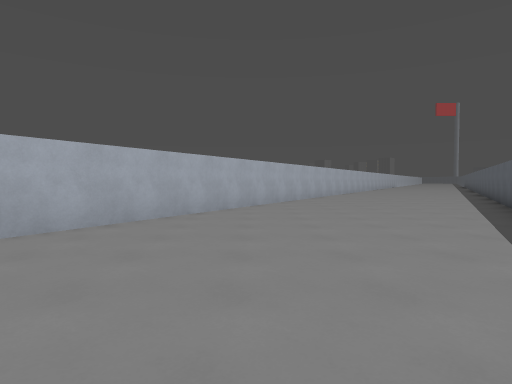
View 1 (above)

15 first-person views from a walk through a 3-D level made in the Godot game engine. The camera is 1.4 m above the floor, tilts 2° down and sees 75° across. The floor is counted in squares, 2 m on a side. Each view is taken from the middle of a square. On the plan, view 1 faces up. The plan holds only what a view shows up to about 10 squares ahead; the rest is blank. The place goes on beyond the plan. Surface patterns are stand-ins for the level's own textures.

View 2
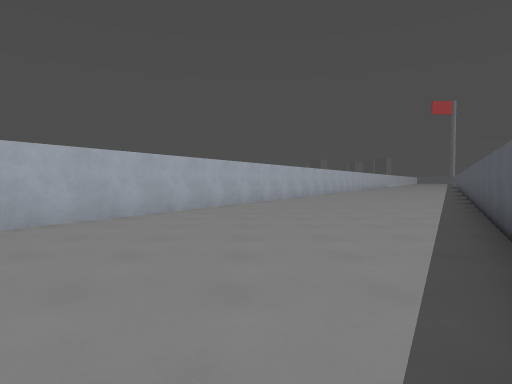

View 3
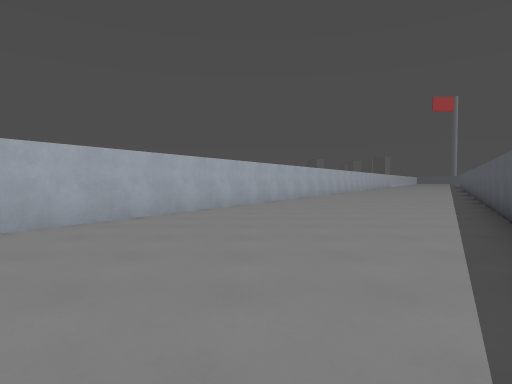

View 4
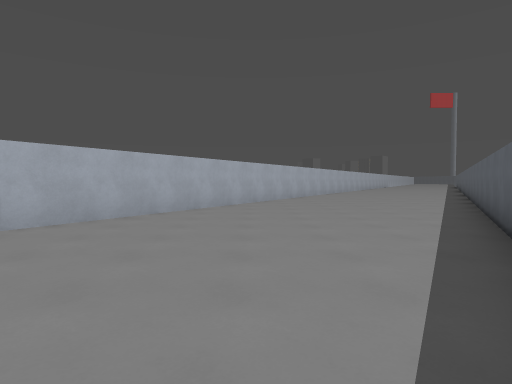

View 5
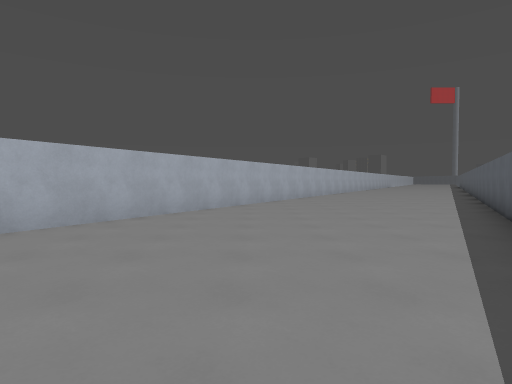

View 6
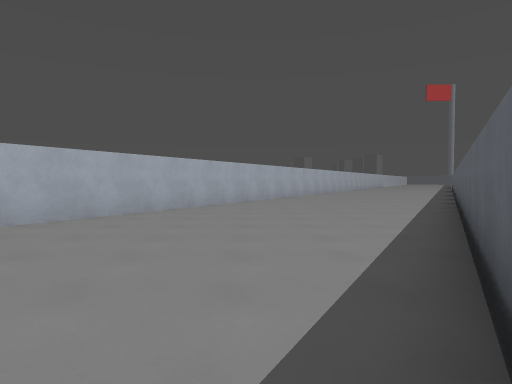

View 7
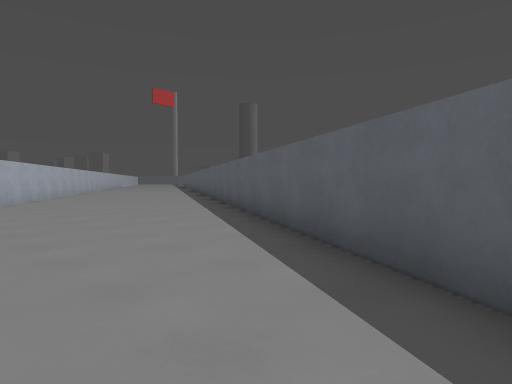

View 8
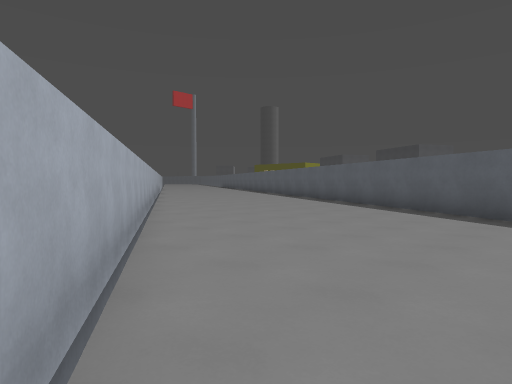

View 9
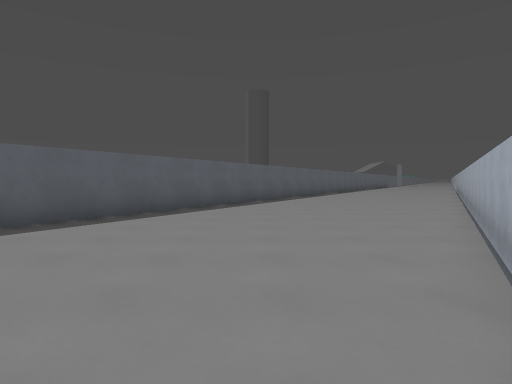

View 10
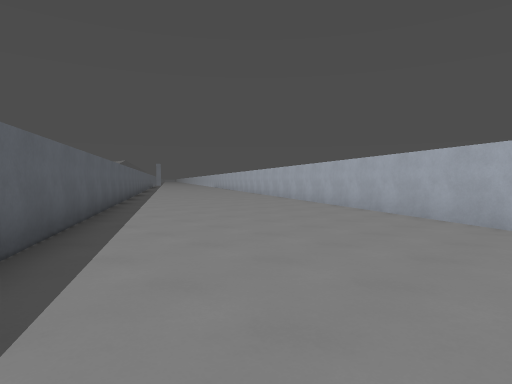

View 11
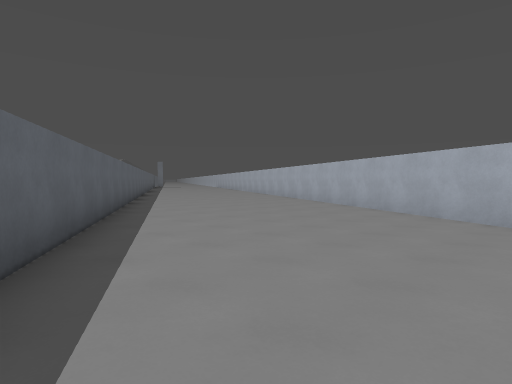

View 12
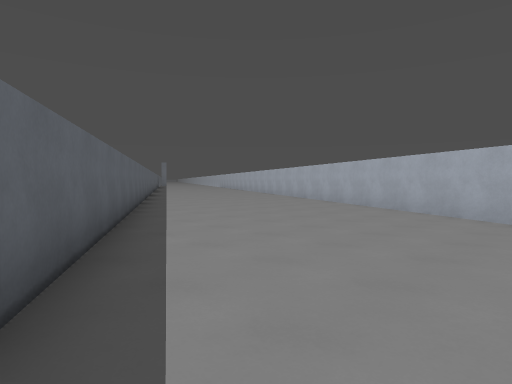

View 13
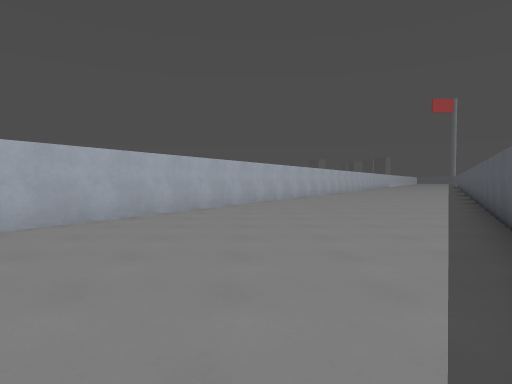

View 14
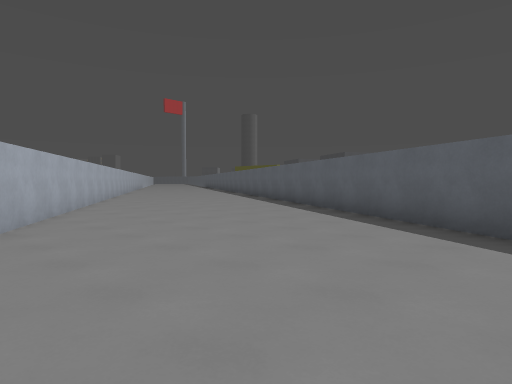

View 15
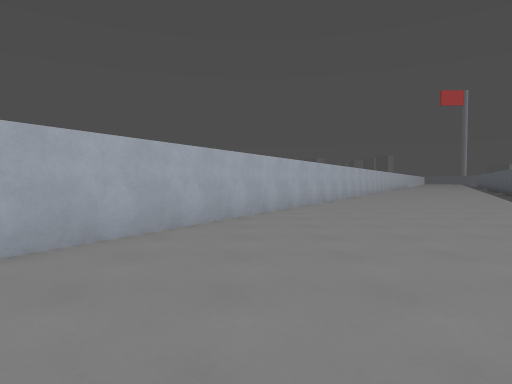

### Floor plan
Points are (right, up) in squares from view 1. A wall is a line through its corners. A room is listed if a view was taken in it or the views show most of it. See-through windows are left out.
Room 1 (views 1, 2, 3, 4, 5, 6, 7, 8, 9, 10, 11, 12, 13, 14, 15)
walls: (0.3, -2.5) (16.4, 25.5); (9, 25.5) (-7, -2.2)

Positions as (right, up) in squares from view 1, and headings:
1: (0, 0), facing up
2: (2, 2), facing up
3: (4, 6), facing up
4: (6, 9), facing up
5: (8, 13), facing up
6: (10, 15), facing up
7: (10, 18), facing up-right
8: (6, 19), facing up-right
9: (2, 12), facing down
10: (4, 7), facing down-left
11: (2, 3), facing down-left
12: (3, 4), facing down-left
13: (3, 4), facing up
14: (4, 12), facing up-right
15: (5, 11), facing up
